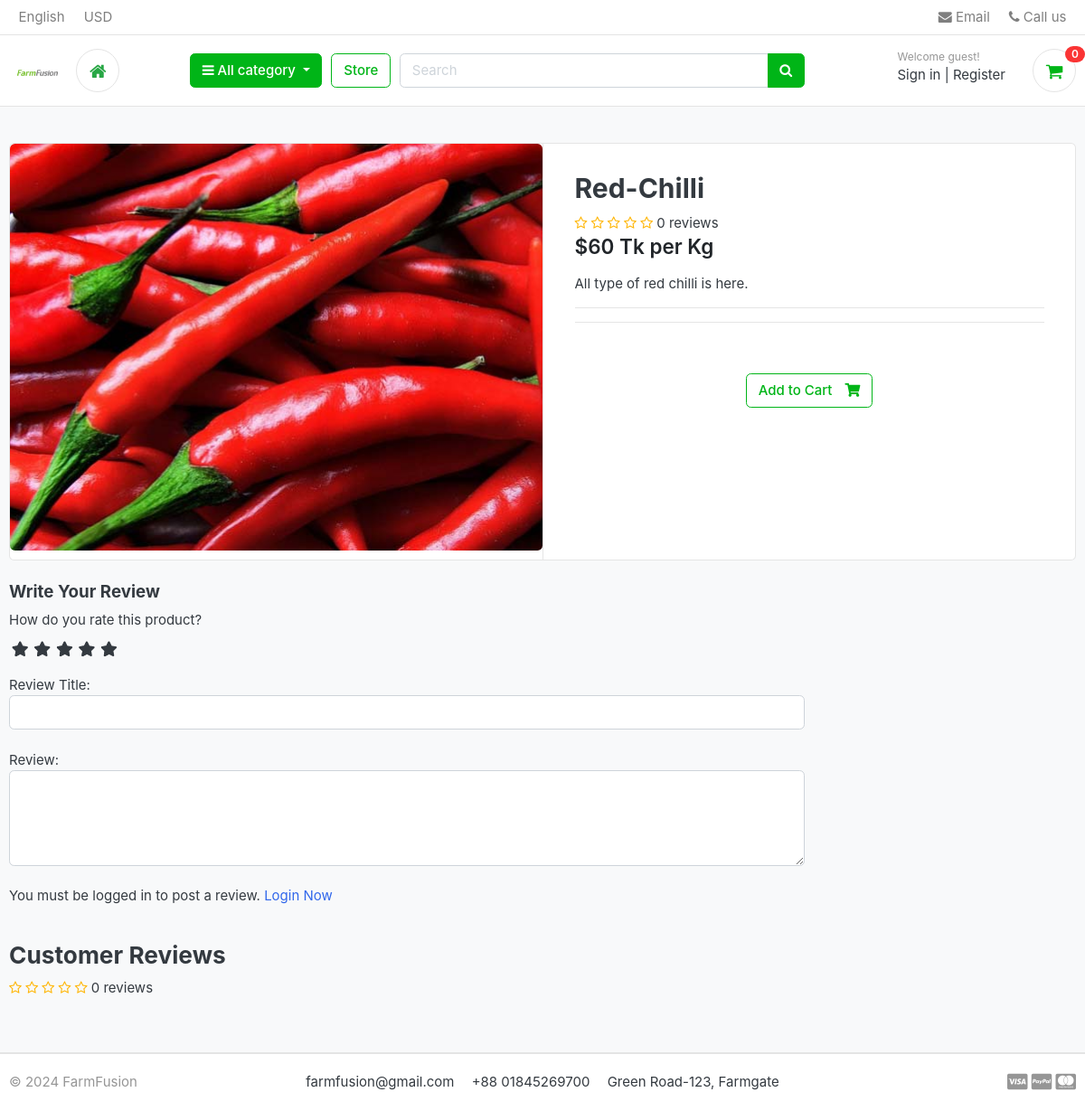
Page /store/store/chilli/red-chilli/ on the earlier database version.
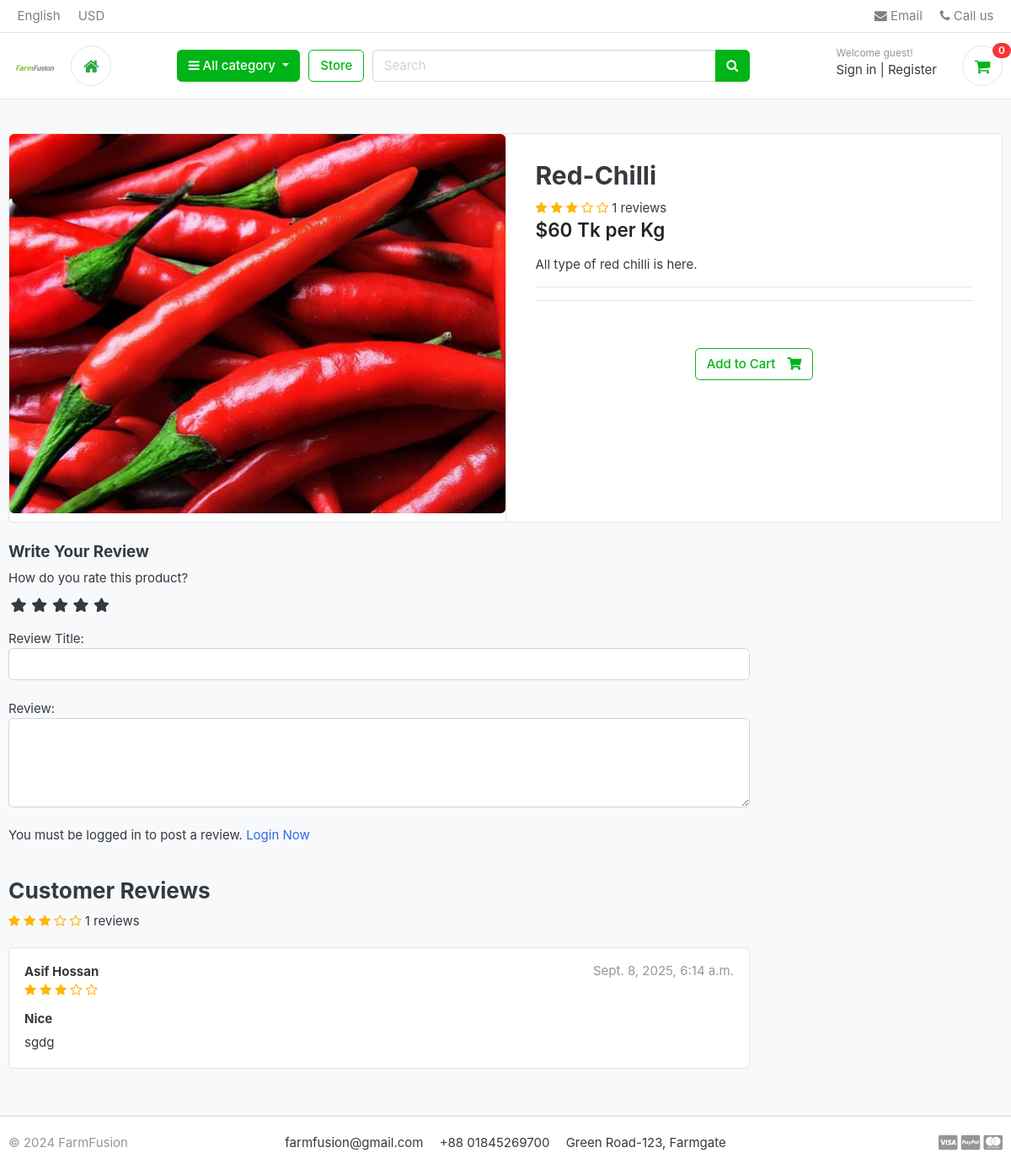
Same page on the later database version.
### store/models.py (models this page shows, shortened)
class Product(models.Model):
    product_name=models.CharField(max_length=200,unique=True)
    slug = models.SlugField(max_length=200,unique=True)
    description = models.TextField(max_length=500,unique=True)
    price = models.IntegerField()
    images = models.ImageField(upload_to='photos/products')
    stock = models.DecimalField(max_digits=10, decimal_places=2)
    is_available = models.BooleanField(default=True)
    category=models.ForeignKey(Category,on_delete=models.CASCADE)
    created_date = models.DateTimeField(auto_now_add=True)
    modified_date = models.DateTimeField(auto_now=True)
    def averageReview(self):
        reviews = ReviewRating.objects.filter(product=self,status=True).aggregate(average=Avg('rating'))
        avg=0
        if reviews['average'] is not None:
            avg = float(reviews['average'])
        return avg
    def countReview(self):
        reviews = ReviewRating.objects.filter(product=self, status=True).aggregate(count=Count('rating'))
        count = 0
        if reviews['count'] is not None:
            count = int(reviews['count'])
        return count

class ReviewRating(models.Model):
    product = models.ForeignKey(Product,on_delete=models.CASCADE)
    user = models.ForeignKey(Account, on_delete=models.CASCADE)
    subject = models.CharField(max_length=100,blank=True)
    review = models.TextField(max_length=200,blank=True)
    rating = models.FloatField()
    ip = models.CharField(max_length=20,blank=True)
    status = models.BooleanField(default=True)
    created_at = models.DateTimeField(auto_now_add=True)
    updated_at = models.DateTimeField(auto_now=True)

### accounts/models.py (models this page shows, shortened)
class Account(AbstractBaseUser):
    first_name = models.CharField(max_length=50)
    last_name = models.CharField(max_length=50)
    username = models.CharField(max_length=50, unique=True)
    email = models.EmailField(max_length=20,unique=True)
    phone_number = models.CharField(max_length=50)
    date_joined = models.DateTimeField(auto_now_add = True)
    last_login = models.DateTimeField(auto_now_add=True)
    is_admin = models.BooleanField(default=False)
    is_staff = models.BooleanField(default=False)
    is_active = models.BooleanField(default=False)
    is_superadmin = models.BooleanField(default=False)
    USERNAME_FIELD ='email'
    REQUIRED_FIELDS = ['username','first_name','last_name']
    objects= MyAccountManager()
    def full_name(self):
        return f'{self.first_name} {self.last_name}'

### store/views.py (the view)
# urls.py: path('store/<slug:category_slug>/<slug:product_slug>/', views.product_detail, name='product_detail'),
def product_detail(request, category_slug, product_slug):
    single_product = get_object_or_404(Product, category__slug=category_slug, slug=product_slug, is_available=True)
    reviews = ReviewRating.objects.filter(product=single_product, status=True)
    context = {
        'single_product': single_product,
        'reviews': reviews,
    }
    return render(request, 'store/product_detail.html', context)

### carts/context_processors.py (called while the page is built)
def counter(request):
    cart_count =0
    if 'admin' in request.path:
        return{}
    else:
        try:
            cart = Cart.objects.filter(cart_id = _cart_id(request))
            cart_items = CartItem.objects.all().filter(cart=cart[:1])
            for cart_item in cart_items:
                cart_count += cart_item.quantity
        except Cart.DoesNotExist:
            cart_count = 0
    return dict(cart_count=cart_count)

### carts/views.py (called while the page is built)
def _cart_id(request):
    cart = request.session.session_key
    if not cart:
        cart = request.session.create()
    return cart

### category/context_processors.py (called while the page is built)
def menu_links(request):
    links = Category.objects.all()
    return dict(links=links)

### category/models.py (called while the page is built)
    def get_url(self):
        return reverse('products_by_category',args=[self.slug])

### templates/store/product_detail.html (shortened to what the changed rows need)
{% extends 'base.html' %}
{% load static %}
{% block content %}
<section class="section-content padding-y bg">
<div class="container">
<div class="card">
	<div class="row no-gutters">
		<aside class="col-md-6">
<article class="gallery-wrap">
	<div class="img-big-wrap">
	   <a href="#"><img src="{{ single_product.images.url }}"></a>
	</div>
</article>
		</aside>
		<main class="col-md-6 border-left">
			<form action="{% url 'add_cart' single_product.id %}" method="get">
<article class="content-body">
<h2 class="title">{{ single_product.product_name }}</h2>
	      <div class="rating-star">
					<span>
						<i class="fa fa-star{% if single_product.averageReview < 0.5 %}-o{% elif single_product.averageReview >= 0.5 and single_product.averageReview < 1 %}-half-o {% endif %}" aria-hidden="true"></i>
						<i class="fa fa-star{% if single_product.averageReview < 1.5 %}-o{% elif single_product.averageReview >= 1.5 and single_product.averageReview < 2 %}-half-o {% endif %}" aria-hidden="true"></i>
						<i class="fa fa-star{% if single_product.averageReview < 2.5 %}-o{% elif single_product.averageReview >= 2.5 and single_product.averageReview < 3 %}-half-o {% endif %}" aria-hidden="true"></i>
						<i class="fa fa-star{% if single_product.averageReview < 3.5 %}-o{% elif single_product.averageReview >= 3.5 and single_product.averageReview < 4 %}-half-o {% endif %}" aria-hidden="true"></i>
						<i class="fa fa-star{% if single_product.averageReview < 4.5 %}-o{% elif single_product.averageReview >= 4.5 and single_product.averageReview < 5 %}-half-o {% endif %}" aria-hidden="true"></i>
						<span>{{ single_product.countReview}} reviews</span>
					</span>
		  </div>
<div class="mb-3">
	<var class="price h4">${{ single_product.price }} Tk per Kg</var>
</div>
<p>{{ single_product.description }}</p>
<hr>
	<hr>
	{% if single_product.stock <= 0%}
	<div style="height: 15vh; display: flex; justify-content: center; align-items: center;">
  <h3 class="btn btn-danger" style="text-align: center;">
    <span class="text">Out of Stock </span>
  </h3>
     </div>
	{% else %}
	   {% if in_cart %}
	          <div style="height: 15vh; display: flex; justify-content: center; align-items: center; gap: 15px;">
                 <a href="#" class="btn btn-warning">
                    <span class="text">Added to Cart</span>
                    <i class="fas fa-check"></i>
                 </a>
                 <a href="{% url 'cart' %}" class="btn btn-outline-success">
                     <span class="text">View Cart</span>
					 <i class="fas fa-eye"></i>
                 </a>
			  </div>
	   {% else %}
	<div style="height: 15vh; display: flex; justify-content: center; align-items: center;">
  <button type="submit" class="btn btn-outline-success" style="text-align: center;">
  </button>
     </div>
	   {% endif %}
	{% endif %}
</article>
			</form>
		</main>
	</div>
</div>
<br>
<div class="row">
			<div class="col-md-9">
<br>
				<header class="section-heading">
					<div class="rating-star">
					<span>
						<i class="fa fa-star{% if single_product.averageReview < 0.5 %}-o{% elif single_product.averageReview >= 0.5 and single_product.averageReview < 1 %}-half-o {% endif %}" aria-hidden="true"></i>
						<i class="fa fa-star{% if single_product.averageReview < 1.5 %}-o{% elif single_product.averageReview >= 1.5 and single_product.averageReview < 2 %}-half-o {% endif %}" aria-hidden="true"></i>
						<i class="fa fa-star{% if single_product.averageReview < 2.5 %}-o{% elif single_product.averageReview >= 2.5 and single_product.averageReview < 3 %}-half-o {% endif %}" aria-hidden="true"></i>
						<i class="fa fa-star{% if single_product.averageReview < 3.5 %}-o{% elif single_product.averageReview >= 3.5 and single_product.averageReview < 4 %}-half-o {% endif %}" aria-hidden="true"></i>
						<i class="fa fa-star{% if single_product.averageReview < 4.5 %}-o{% elif single_product.averageReview >= 4.5 and single_product.averageReview < 5 %}-half-o {% endif %}" aria-hidden="true"></i>
						<span>{{ single_product.countReview}} reviews</span>
					</span>
				    </div>
			</header>
{% for review in reviews %}
	<article class="box mb-3">
		<div class="icontext w-100">
			<div class="text">
				<span class="date text-muted float-md-right">{{ review.updated_at }} </span>
				<h6 class="mb-1">{{review.user.full_name}} </h6>
				<div class="rating-star">
					<span>
						<i class="fa fa-star{% if review.rating == 0.5 %}-half-o{% elif review.rating < 1%}-o{% endif %}" aria-hidden="true"></i>
						<i class="fa fa-star{% if review.rating == 1.5 %}-half-o{% elif review.rating < 2%}-o{% endif %}" aria-hidden="true"></i>
						<i class="fa fa-star{% if review.rating == 2.5 %}-half-o{% elif review.rating < 3%}-o{% endif %}" aria-hidden="true"></i>
						<i class="fa fa-star{% if review.rating == 3.5 %}-half-o{% elif review.rating < 4%}-o{% endif %}" aria-hidden="true"></i>
						<i class="fa fa-star{% if review.rating == 4.5 %}-half-o{% elif review.rating < 5%}-o{% endif %}" aria-hidden="true"></i>
					</span>
				</div>
			</div>
		</div>
		<div class="mt-3">
			<h6>{{ review.subject }}</h6>
			<p>
				{{ review.review }}
			</p>
		</div>
	</article>
{% endfor %}
	</div>
</div>
</div>
</section>
{% endblock %}

Differences in the rows shown:
computed for Product "Red-Chilli": countReview "0" → "1"
added ReviewRating: updated_at "Sept. 8, 2025, 6:14 a.m.", user.full_name "Asif Hossan", rating 3 (drawn), subject "Nice", review "sgdg"
